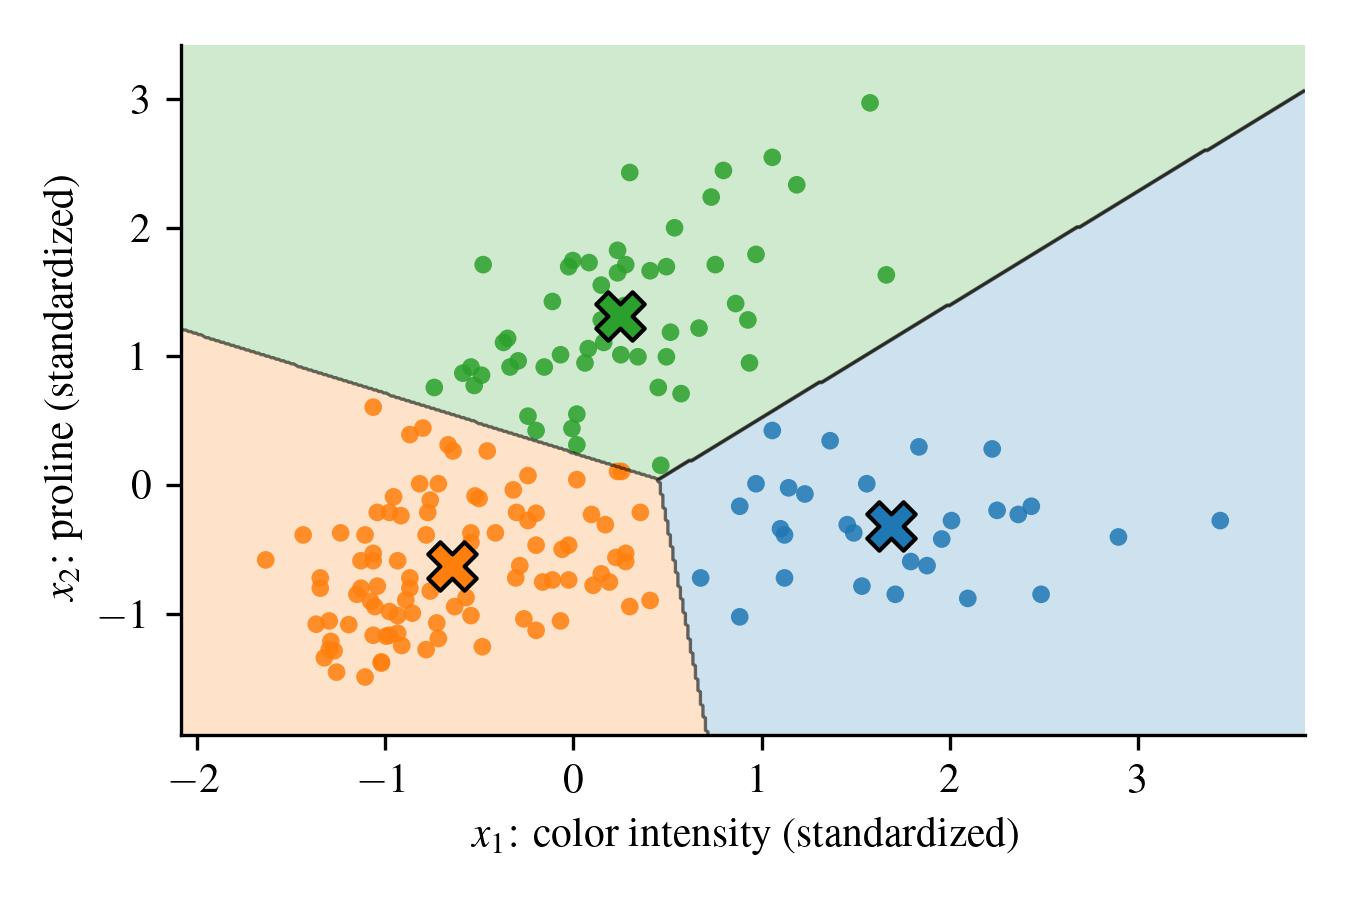

Reproduce this figure in Python.
#!/usr/bin/env python3
# -*- coding: utf-8 -*-

try:
    import IPython as IP
    ip = IP.get_ipython()
    if ip is not None:
        ip.run_line_magic('reset', '-sf')
except Exception:
    pass

#%% import modules and set default fonts and colors

"""
Default plot formatting code for Austin Downey's series of open-source notes/
books. This common header is used to set the fonts and format.

Header file last updated July 19, 2025
"""

import numpy as np
import scipy as sp
import matplotlib.pyplot as plt
import matplotlib as mpl

# set default fonts and plot colors
plt.rcParams.update({'text.usetex': True})
plt.rcParams.update({'image.cmap': 'viridis'})
plt.rcParams.update({'font.serif':['Times New Roman', 'Times', 'DejaVu Serif',
 'Bitstream Vera Serif', 'Computer Modern Roman', 'New Century Schoolbook',
 'Century Schoolbook L',  'Utopia', 'ITC Bookman', 'Bookman',
 'Nimbus Roman No9 L', 'Palatino', 'Charter', 'serif']})
plt.rcParams.update({'font.family':'serif'})
plt.rcParams.update({'font.size': 10})
plt.rcParams.update({'mathtext.rm': 'serif'})
plt.rcParams.update({'mathtext.fontset': 'custom'})
cc = plt.rcParams['axes.prop_cycle'].by_key()['color']
## End of plot formatting code

plt.close('all')

#%% Load special modules as needed

from matplotlib.colors import ListedColormap
from sklearn.cluster import KMeans
from sklearn.datasets import load_wine
from sklearn.metrics import pairwise_distances_argmin
from sklearn.preprocessing import StandardScaler

#%% Load and prepare the wine data

wine = load_wine()
feature_names = list(wine.feature_names)

feature_pair = ['color_intensity', 'proline']
cols = [feature_names.index(name) for name in feature_pair]

X = wine.data[:, cols]
X = StandardScaler().fit_transform(X)

x_label = r'$x_1$: color intensity (standardized)'
y_label = r'$x_2$: proline (standardized)'

#%% Fit K-means

k = 3

model = KMeans(
    n_clusters=k,
    init='k-means++',
    n_init=50,
    random_state=8
)

model.fit(X)

labels = model.labels_
centers = model.cluster_centers_

#%% Make a grid for the decision regions

pad = 0.45

x_min = X[:, 0].min() - pad
x_max = X[:, 0].max() + pad
y_min = X[:, 1].min() - pad
y_max = X[:, 1].max() + pad

xx, yy = np.meshgrid(
    np.linspace(x_min, x_max, 450),
    np.linspace(y_min, y_max, 450)
)

grid = np.c_[xx.ravel(), yy.ravel()]
region_labels = pairwise_distances_argmin(grid, centers)
region_labels = region_labels.reshape(xx.shape)

#%% Plot K-means decision regions

fig, ax = plt.subplots(figsize=(4.5, 3.0))

cmap = ListedColormap(cc[:k])

ax.contourf(
    xx,
    yy,
    region_labels,
    levels=np.arange(k + 1) - 0.5,
    cmap=cmap,
    alpha=0.22
)

ax.contour(
    xx,
    yy,
    region_labels,
    levels=np.arange(1, k) - 0.5,
    colors='black',
    linewidths=0.8,
    alpha=0.55
)

ax.scatter(
    X[:, 0],
    X[:, 1],
    c=labels,
    cmap=cmap,
    vmin=-0.5,
    vmax=k - 0.5,
    s=18,
    alpha=0.85,
    linewidths=0
)

for j in range(k):
    ax.scatter(
        centers[j, 0],
        centers[j, 1],
        marker='X',
        s=135,
        color=cc[j],
        edgecolor='black',
        linewidth=1.0,
        zorder=5
    )

ax.set_xlabel(x_label)
ax.set_ylabel(y_label)


for spine in ['top', 'right']:
    ax.spines[spine].set_visible(False)

#%% Save and show
plt.tight_layout()
plt.savefig('K-Means_decision_regions.jpg',dpi=300)
